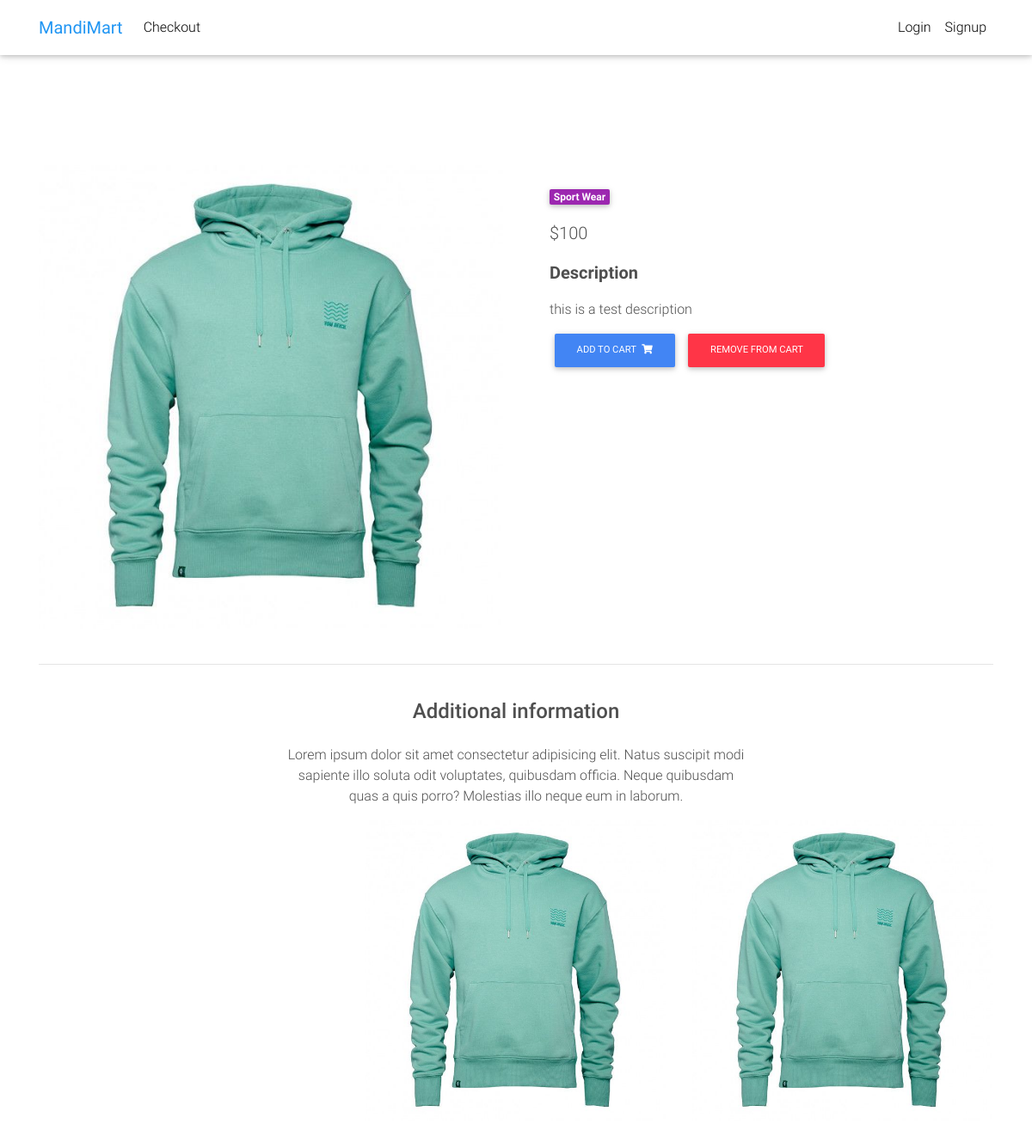
The page /product/test-product/ on the database its author committed.
### core/models.py (models this page shows, shortened)
class Item(models.Model):
    title = models.CharField(max_length=100)
    price = models.IntegerField()
    discount_price = models.IntegerField(blank=True, null=True)
    category = models.CharField(choices=CATEGORY_CHOICES, max_length=2)
    label = models.CharField(choices=LABEL_CHOICES, max_length=1)
    slug = models.SlugField()
    description = models.TextField(default="this is a test description")
    image = models.ImageField()
    def get_add_to_cart_url(self):
        return reverse("core:add-to-cart", kwargs={
            'slug': self.slug
        })
    def get_remove_from_cart_url(self):
        return reverse("core:remove-from-cart", kwargs={
            'slug': self.slug
        })

### core/views.py (the view)
# urls.py: path('product/<slug>/',views.ItemDetailView.as_view(), name='product'),
class ItemDetailView(DetailView):
    model = Item
    template_name = "product.html"

### templates/product.html (shortened to what this page needs)
{% extends "base.html" %}
{% block content %}
  <main class="mt-5 pt-4">
    <div class="container dark-grey-text mt-5">
      <div class="row wow fadeIn">
        <div class="col-md-6 mb-4">
          <img src="{{object.image.url}}" class="img-fluid" alt="">
        </div>
        <div class="col-md-6 mb-4">
          <div class="p-4">
            <div class="mb-3">
              <a href="">
                <span class="badge purple mr-1">{{ object.get_category_display }}</span>
              </a>
            </div>
            <p class="lead">
              {% if object.discount_price %}
              <span class="mr-1">
                <del>${{ object.price }}</del>
              </span>
              <span>${{ object.discount_price }}</span>
              {% else %}
              <span>${{ object.price }}</span>
              {% endif %}
            </p>
            <p class="lead font-weight-bold">Description</p>
            <p>{{ object.description }}</p>
            <a href="{{ object.get_add_to_cart_url }}" class="btn btn-primary btn-md my-0 p">
              Add to cart
              <i class="fas fa-shopping-cart ml-1"></i>
            </a>
            <a href="{{ object.get_remove_from_cart_url }}" class="btn btn-danger btn-md my-0 p">
              Remove from cart
            </a>
          </div>
        </div>
      </div>
      <hr>
      <div class="row d-flex justify-content-center wow fadeIn">
        <div class="col-md-6 text-center">
          <h4 class="my-4 h4">Additional information</h4>
          <p>Lorem ipsum dolor sit amet consectetur adipisicing elit. Natus suscipit modi sapiente illo soluta odit
            voluptates,
            quibusdam officia. Neque quibusdam quas a quis porro? Molestias illo neque eum in laborum.</p>
        </div>
      </div>
      <div class="row wow fadeIn">
        <div class="col-lg-4 col-md-12 mb-4">
        </div>
        <div class="col-lg-4 col-md-6 mb-4">
          <img src="{{object.image.url}}" class="img-fluid" alt="">
        </div>
        <div class="col-lg-4 col-md-6 mb-4">
          <img src="{{object.image.url}}" class="img-fluid" alt="">
        </div>
      </div>
    </div>
  </main>
{% endblock content %}

### templates/base.html (style rules this page uses)
html, body, header, .carousel { height: 60vh; }

### rows shown on the page
Item: image (picture), category "Sport Wear", price "100", description "this is a test description"
